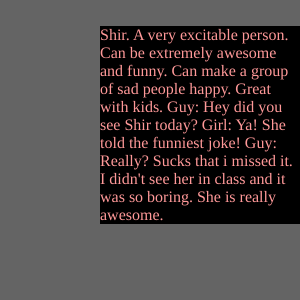
Frame 1 (no input)
Frame 60 (no input): identical to frame 1, image omitted
Frame 120 (the mouse pressed at the canvas centre since frame 60): identical to frame 1, image omitted

The p5.js sketch that drew this single still picture (run headless with seeded random() and noise() and a simulated clock; from frame 60 on, the mouse is pressed at the canvas centre):

// p5.js sketch
// ── sketch.js
var slider;
var par;
var button;
var toggleBtn = false;


function setup() {
  createCanvas(300, 300);
  par = createP("Shir. A very excitable person. Can be extremely awesome and funny. Can make a group of sad people happy. Great with kids. Guy: Hey did you see Shir today? Girl: Ya! She told the funniest joke! Guy: Really? Sucks that i missed it. I didn't see her in class and it was so boring. She is really awesome.");
  //createSlider(min,max,beginningValue);
  par.style("color", "#F99");
  par.style("background", "#000");
  par.style("font-family", "Verdana");
  par.style("width", "200px");
  par.style("position", "absolute");
  par.style("top", "10px");
  par.style("left", "100px");
  slider = createSlider(0, 255, 100);
  slider.style("width", "1000px");
  button = createButton("PRESS");
}

function draw() {
  background(slider.value());
  //button.mousePressed( MUST PUT A FUNCTION );
  button.mousePressed(changeText);
}

function changeText() {
  if (toggleBtn) {
    button.html("DON'T PRESS");
  } else {
    button.html("PLEASE DON'T PRESS");
  }
  toggleBtn = !toggleBtn;
}
